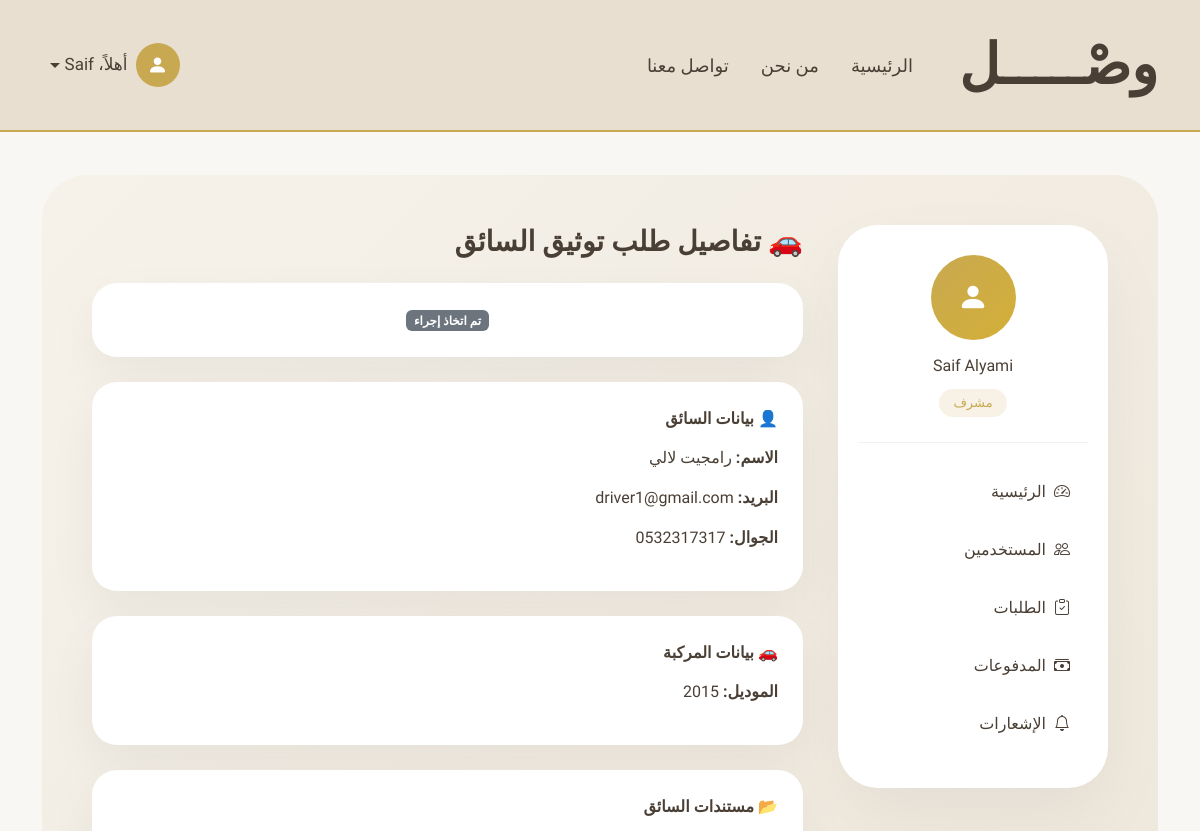
/admin-panel/drivers/1/ (signed in, upper part), run on an earlier commit of the app's database.
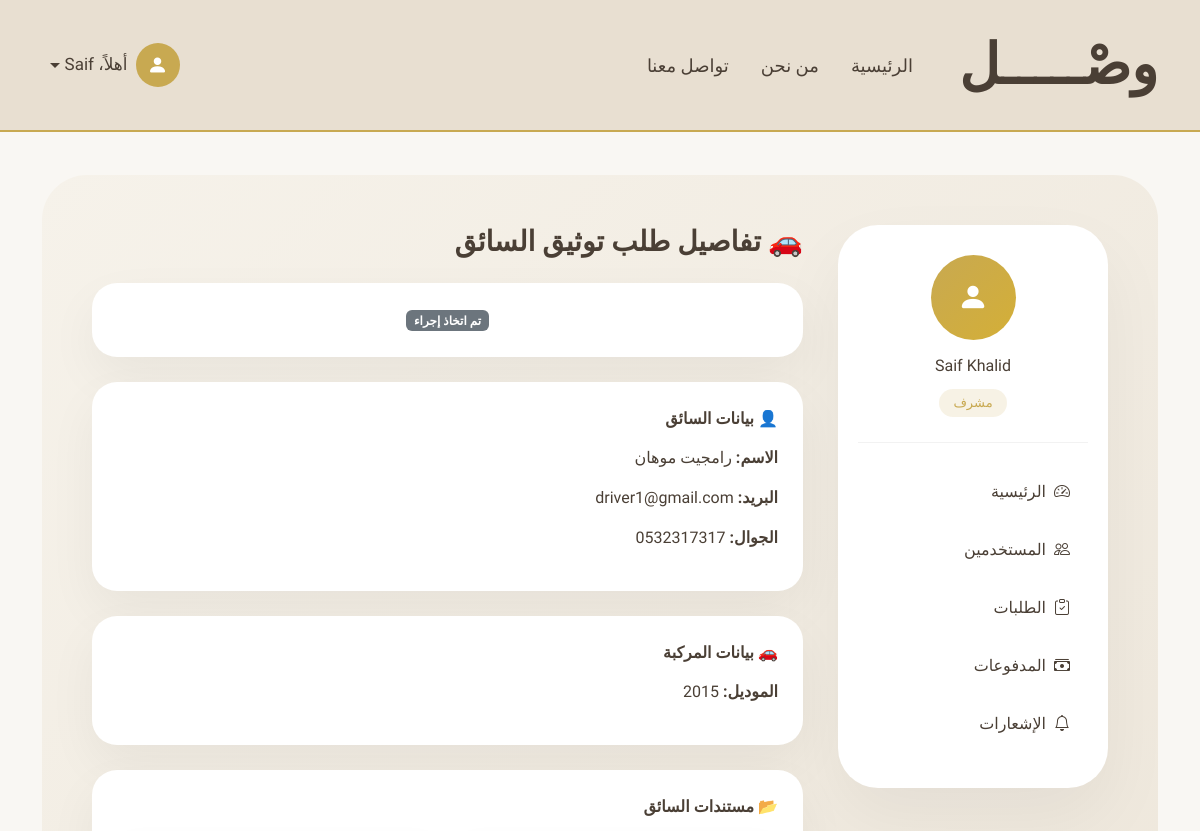
And on a later commit of the database.
### accounts/models.py (models this page shows, shortened)
class User(AbstractUser):
    username = None  # حذفنا username رسميًا
    ROLE_CHOICES = (
        ('student', 'طالب'),
        ('driver', 'سائق'),
        ('admin', 'مشرف'),  # 🔥 الجديد
    )
    STATUS_CHOICES = (
        ('active', 'نشط'),
        ('banned', 'محظور'),
    )
    ADMIN_LEVELS = (
        (1, "Super Admin"),
        (2, "Manager"),
    )
    admin_level = models.IntegerField(
        choices=ADMIN_LEVELS,
        null=True,
        blank=True
    )
    email = models.EmailField(unique=True)
    role = models.CharField(
        max_length=20,
        choices=ROLE_CHOICES,
        default='student'
    )
    phone = models.CharField(max_length=20)
    city = models.ForeignKey(
        City,
        on_delete=models.PROTECT,
        related_name="users",
        verbose_name="المدينة"
    )
    status = models.CharField(
        max_length=20,
        choices=STATUS_CHOICES,
        default='active'
    )
    USERNAME_FIELD = "email"
    REQUIRED_FIELDS = ["first_name", "last_name", "phone"]
    objects = CustomUserManager()
    @property
    def full_name(self):
        return f"{self.first_name} {self.last_name}"

### driver/models.py (models this page shows, shortened)
class DriverProfile(models.Model):
    VERIFICATION_STATUS = (
        ("incomplete", "غير مكتمل"),
        ("pending", "قيد المراجعة"),
        ("approved", "مقبول"),
        ("rejected", "مرفوض"),
    )
    user = models.OneToOneField(
        settings.AUTH_USER_MODEL,
        on_delete=models.CASCADE,
        related_name="driver_profile"
    )
    id_document_image = CloudinaryField(
        'image',
        folder='wasl/drivers/docs',
        blank=True,
        null=True
    )
    driving_license_image = CloudinaryField(
        'image',
        folder='wasl/drivers/docs',
        blank=True,
        null=True
    )
    vehicle_registration_image = CloudinaryField(
        'image',
        folder='wasl/drivers/vehicle',
        blank=True,
        null=True
    )
    vehicle_insurance_image = CloudinaryField(
        'image',
        folder='wasl/drivers/vehicle',
        blank=True,
        null=True
    )
    vehicle_front_image = CloudinaryField(
        'image',
        folder='wasl/drivers/vehicle',
        blank=True,
        null=True
    )
    vehicle_back_image = CloudinaryField(
        'image',
        folder='wasl/drivers/vehicle',
        blank=True,
        null=True
    )
    vehicle_side_image = CloudinaryField(
        'image',
        folder='wasl/drivers/vehicle',
        blank=True,
        null=True
    )
    vehicle_model = models.CharField(
        max_length=100,
        blank=True,
        null=True
    )
    verification_status = models.CharField(
        max_length=20,
        choices=VERIFICATION_STATUS,
        default="incomplete"
    )
    rejection_reason = models.TextField(
        blank=True,
        null=True
    )
    submitted_at = models.DateTimeField(auto_now_add=True)
    updated_at = models.DateTimeField(auto_now=True)
    reviewed_at = models.DateTimeField(blank=True, null=True)

### admin_panel/decorators.py (the view)
        def wrapper(request, *args, **kwargs):
            if request.user.role != "admin":
                return redirect("main:index")
            if request.user.admin_level not in levels:
                return redirect("main:index")
            return view_func(request, *args, **kwargs)

### admin_panel/views.py (called while the page is built)
@admin_required(levels=[1, 2])
def driver_detail(request, pk):
    driver = get_object_or_404(DriverProfile, id=pk)
    return render(request, "admin_panel/driver_detail.html", {
        "driver": driver
    })

### admin_panel/templates/admin_panel/driver_detail.html (shortened to what this page needs)
{% extends "admin_panel/admin_base.html" %}
{% block admin_content %}
<h3 class="mb-4 fw-bold">🚗 تفاصيل طلب توثيق السائق</h3>
<div class="detail-card text-center">
{% if driver.verification_status == "pending" %}
<a href="{% url 'admin_panel:approve_driver' driver.id %}"
   class="action-btn btn-approve"
   onclick="return confirm('هل أنت متأكد من اعتماد السائق؟')">
    ✔️ اعتماد السائق
</a>
<button class="action-btn btn-reject" data-bs-toggle="modal" data-bs-target="#rejectModal">
    ❌ رفض السائق
</button>
{% else %} <span class="badge bg-secondary">تم اتخاذ إجراء</span>
{% endif %}
</div>
<div class="detail-card">
    <div class="section-title">👤 بيانات السائق</div>
<p><strong>الاسم:</strong> {{ driver.user.full_name }}</p>
<p><strong>البريد:</strong> {{ driver.user.email }}</p>
<p><strong>الجوال:</strong> {{ driver.user.phone }}</p>
</div>
<div class="detail-card">
    <div class="section-title">🚗 بيانات المركبة</div>
<p><strong>الموديل:</strong> {{ driver.vehicle_model }}</p>
</div>
<div class="detail-card">
    <div class="section-title">📂 مستندات السائق</div>
</div>
{% endblock %}

### admin_panel/templates/admin_panel/admin_base.html (shortened to what this page needs)
{% extends "base.html" %}
{% block content %}
<div class="driver-page-bg">
    <div class="driver-layout">
    <div class="driver-sidebar d-none d-lg-block">
        <div class="driver-profile-box">
            <div class="driver-avatar">
                <i class="bi bi-person-fill"></i>
            </div>
            <h6 class="mt-3 mb-1">{{ user.full_name }}</h6>
            <span class="driver-status">
                {{ user.get_role_display }}
            </span>
        </div>
        <a href="{% url 'admin_panel:dashboard' %}"
           class="driver-link {% if request.resolver_match.url_name == 'dashboard' %}active{% endif %}">
            <i class="bi bi-speedometer2 me-2"></i>
            الرئيسية
        </a>
        <a href="{% url 'admin_panel:users' %}"
           class="driver-link {% if 'user' in request.resolver_match.url_name %}active{% endif %}">
            <i class="bi bi-people me-2"></i>
            المستخدمين
        </a>
        <a href="{% url 'admin_panel:requests' %}"
           class="driver-link {% if 'request' in request.resolver_match.url_name %}active{% endif %}">
            <i class="bi bi-clipboard-check me-2"></i>
            الطلبات
        </a>
        <a href="{% url 'admin_panel:payments' %}"
           class="driver-link {% if 'payment' in request.resolver_match.url_name %}active{% endif %}">
            <i class="bi bi-cash-stack me-2"></i>
            المدفوعات
        </a>
        <a href="{% url 'admin_panel:notifications' %}"
           class="driver-link {% if 'notification' in request.resolver_match.url_name %}active{% endif %}">
            <i class="bi bi-bell me-2"></i>
            الإشعارات
        </a>
    </div>
    <div class="driver-content">
        {% block admin_content %}{% endblock %}
    </div>
</div>
</div>
{% endblock %}

### templates/base.html (shortened to what this page needs)
{% load static %}
<!DOCTYPE html>
<html lang="ar" dir="rtl">
<head>
    <link href="https://cdn.jsdelivr.net/npm/bootstrap-icons/font/bootstrap-icons.css" rel="stylesheet">
    <link href="https://cdn.jsdelivr.net/npm/bootstrap@5.3.2/dist/css/bootstrap.rtl.min.css" rel="stylesheet">
</head>
<body>
    <nav class="navbar navbar-expand-lg fixed-top custom-navbar">
        <div class="container">
            <a class="navbar-brand" href="{% url 'main:index' %}">وصْـــــل</a>
            <div class="collapse navbar-collapse" id="navbarNav">
                <ul class="navbar-nav align-items-center me-auto">
                    <li class="nav-item mx-2">
                        <a class="nav-link {% if request.resolver_match.url_name == 'index' %}active-link{% endif %}"
                            href="{% url 'main:index' %}">
                            الرئيسية
                        </a>
                    </li>
                    <li class="nav-item mx-2">
                        <a class="nav-link {% if request.resolver_match.url_name == 'about' %}active-link{% endif %}"
                            href="{% url 'main:about' %}">
                            من نحن
                        </a>
                    </li>
                    <li class="nav-item mx-2">
                        <a class="nav-link {% if request.resolver_match.url_name == 'contact' %}active-link{% endif %}"
                            href="{% url 'main:contact' %}">
                            تواصل معنا
                        </a>
                    </li>
                </ul>
                <ul class="navbar-nav align-items-center">
                    {% if user.is_authenticated %}
                    <li class="nav-item dropdown user-dropdown">
                        <a class="nav-link dropdown-toggle d-flex align-items-center user-trigger" href="#"
                            role="button" data-bs-toggle="dropdown" aria-expanded="false">
                            <div class="user-icon">
                                <i class="bi bi-person-fill"></i>
                            </div>
                            <span class="user-name ms-2">
                                أهلاً، {{ user.first_name }}
                            </span>
                        </a>
                    </li>
                    {% endif %}
                </ul>
            </div>
        </div>
    </nav>
    <main class="container">
                    {% block content %}
                    {% endblock %}
    </main>
</body>
</html>

What changed in the data, as far as the page shows it:
changed User "Saif": full_name "Saif Alyami" → "Saif Khalid"
changed DriverProfile "driver1@gmail.com": user.full_name "رامجيت لالي" → "رامجيت موهان"
